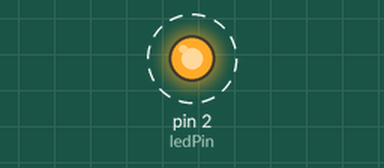
Simulated run of this sketch. Board: Arduino Uno, built with avr-gcc and run on an emulated ATmega328P. On the bench: output pins drawn as LEDs (lit = HIGH). Dashed ring = blinking. What the sketch prints to the serial monitor is not drawn.

Above: at 0.5 s.
Timing chart, 0 to 4.6 s (numbered marks = the images above):
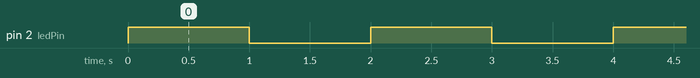

The sketch:

print_serie___clignotement.ino
```cpp
int ledPin = 2;

void setup() {
  // put your setup code here, to run once:
  pinMode(ledPin, OUTPUT);
  Serial.begin(9600);

}

void loop() {
  // put your main code here, to run repeatedly:
  Serial.print("LED ON \n");
  digitalWrite(ledPin, HIGH);
  delay(1000);
  Serial.print("LED OFF \n");
  digitalWrite(ledPin, LOW);
  delay(1000);
}
```

Measured:
- by itself, pin 2 (ledPin): alternates HIGH for 1.0 s and LOW for 1.0 s
